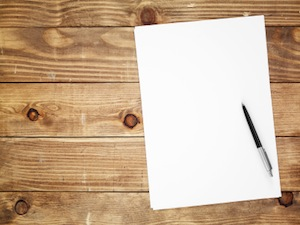
#> input picture test4.jpg, 300 x 225 px
$ python test.py   (Python 2 division)
#> lines starting #> are read from the running program, lines starting #| are printed output that depends on the picture; after the words box and inside, x2 and y2 are one past the last pixel; in counts of white or black regions, pixels touching at a corner belong together
import cv2
import numpy as np
from matplotlib import pyplot as plt
import math
import pdb
import sys
from sets import Set

PLOT=False

def normalized(a, axis=-1, order=2):
    l2 = np.atleast_1d(np.linalg.norm(a, order, axis))
    l2[l2==0] = 1
    return a / np.expand_dims(l2, axis)

#Computes the angle between the vectors a and b traced from a counter clockwise
def angle(a,b):
    a = normalized(a)
    b = normalized(b)
    v = min(np.vdot(a,b),1)
    if(v >= 0):
        return math.acos(v)
    else:
        return math.pi*2 - math.acos(v)

def box(width,height):
    return [np.array([0,height]),np.array([width,height]),np.array([width,0]),np.array([0,0])]

# [19 lines of commented-out code are left out]
img = cv2.imread('./test4.jpg')
#> img is the input picture: shape (225, 300, 3); mean B, G, R 149.5, 175.9, 202
orig = img.copy()
scale_ratio = 1
if img.shape[0]*img.shape[1] > 250000:
    scale_ratio = 500.0/img.shape[0]
    img = cv2.resize(img, (int(img.shape[1]*scale_ratio),int(img.shape[0]*scale_ratio)))
size = img.shape
#> size = (225, 300, 3)
print size
#| (225, 300, 3)
#Convert to lab space
lab = cv2.cvtColor(img, cv2.COLOR_RGB2LAB)
#> lab: shape (225, 300, 3); mean of channels 0, 1, 2 179.2, 126.2, 111.4

#Medial blur proportional to image size
blur_size = lab.shape[0]/50
#> blur_size = 4
blur_size += 1 if (blur_size % 2 == 0) else 0
#> blur_size = 5
blurred_lab = cv2.medianBlur(lab, blur_size)
#> blurred_lab: shape (225, 300, 3); mean of channels 0, 1, 2 180, 126.2, 111.4

#Compute distances to center value
key_value = blurred_lab[size[0]/2,size[1]/2,:]
#> key_value = [253, 128, 128]
shifted = blurred_lab.astype(np.float32) - key_value.reshape((1,1,3))
#> shifted: shape (225, 300, 3) float32; mean of channels 0, 1, 2 -72.97, -1.8, -16.58
for i in range(0,3):
    shifted[:,:,i] = np.multiply(shifted[:,:,i],shifted[:,:,i])
#> shifted: shape (225, 300, 3) float32; mean of channels 0, 1, 2 8437.4, 10, 429.7
diff = np.sqrt(np.sum(shifted,2)).astype(np.uint8)
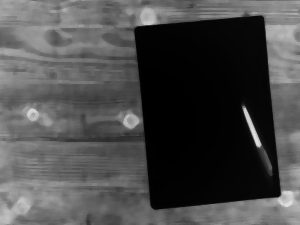
#> diff: shape (225, 300); min 0, max 229, mean 74.7

#Compute histogram of differences
histr = cv2.calcHist([diff],[0],None,[256],[0,256])
#> histr = 256 values, max 4518 at index 2, min 0 at index 221, mean 263.7

#Low pass filter the histogram only keeping values which are un scaled from the convolution
# i.e. each value from the contributing to the convolved value is valid in the original
window_width = 12
conv_size = 2*window_width + 1
histr_c = np.convolve(histr.transpose()[0],np.ones(conv_size)/conv_size,'valid')
#> histr_c = 232 values, max 924.4 at index 0, min 0 at index 230, mean 208

#Find a peak and a trough after that peak, which is significantly lower than the peak
# Perhaps it would be more stable to simply low pass more and ignore the depth of the trough
trough = -1
peak = -1
if(histr_c[1] <= histr_c[0]):
    peak = 0
for i in range(1,len(histr_c)-1):
    if histr_c[i-1] < histr_c[i] and histr_c[i+1] <= histr_c[i]:
        peak = i
    if peak >= 0 and histr_c[i-1] >= histr_c[i] and histr_c[i+1] > histr_c[i] and histr_c[i] < histr_c[peak]/2:
        trough = i
        break
#> this loop made 20 passes
#> trough on pass 20: 20

#Threshold based on this trough, note the shift from the window size
#The 0th element in the filter histogram is the average of the first 2*window_width + 1 elements
#In the original histogram
regions = cv2.threshold(diff,trough+window_width+1,255,cv2.THRESH_BINARY_INV)

if PLOT:
    plt.plot(histr_c)
    plt.xlim([0,256])
    plt.axvline(x=trough)
    plt.axvline(x=peak)
    # plt.axhline(y=med)
    plt.show()
    plt.subplot(151),plt.imshow(thumb,cmap = 'gray')
    plt.title('Blurred Image'), plt.xticks([]), plt.yticks([])
    plt.subplot(152),plt.imshow(regions[1],cmap = 'gray')
    plt.title('Thresh Image'), plt.xticks([]), plt.yticks([])

#Find contours in the thresholded image
(cnts, _) = cv2.findContours(regions[1].copy(), cv2.RETR_LIST, cv2.CHAIN_APPROX_SIMPLE)
#> cnts = 2 contours; box (x1, y1, x2, y2) and area: (134, 16, 281, 210) 23410, (241, 104, 274, 177) 534
cnts = sorted(cnts, key = cv2.contourArea, reverse = True)[:5]
# loop over the contours
found = False
for c in cnts:
    peri = cv2.arcLength(c, True)
    approx = cv2.approxPolyDP(c, 0.02 * peri, True)
    # if our approximated contour has four points, then we
    # can assume that we have found our screen
    if len(approx) == 4:
        screenCnt = approx
        found = True
        break
#> this loop made 1 pass
#> (peri, screenCnt, found) on pass 1: (638.8, [[261, 16], [134, 29], [154, 209], [279, 195]], True)

if(not found):
    print "no document found"
    plt.show()
    sys.exit()

#Order the 4 points from top left clockwise around
centroid = reduce(lambda a,x: a + x,screenCnt)/4
#> centroid = [[207, 112]]
shifted = [x-centroid for x in screenCnt]
#> shifted = [[[54, -96]], [[-73, -83]], [[-53, 97]], [[72, 83]]]
top_left = max(shifted, key=lambda x: np.vdot(x,[-1,1]))
#> top_left = [[-53, 97]]
ordered = sorted(shifted, key = lambda x: angle(x,top_left))
#> in angle, `b = normalized(b)`: b = [[-0.479, 0.878]]
#> in angle, `v = min(np.vdot(a,b),1)`: v = -1
#> ordered = [[[-53, 97]], [[72, 83]], [[54, -96]], [[-73, -83]]]
ordered = [x + centroid for x in ordered]
#> ordered = [[[154, 209]], [[279, 195]], [[261, 16]], [[134, 29]]]
reduced = [x[0] for x in ordered]
#> reduced = [[154, 209], [279, 195], [261, 16], [134, 29]]
src_pts = np.array(reduced).astype(np.float32)
#> src_pts = [[154, 209], [279, 195], [261, 16], [134, 29]]

#scale and start working on original image again
src_pts = src_pts / scale_ratio
#width of the warped image
width = int((src_pts[1][0] - src_pts[0][0] +src_pts[2][0] - src_pts[3][0])/2)
#> width = 126
#height of the warped image
height = int((src_pts[0][1] - src_pts[3][1] +src_pts[1][1] - src_pts[2][1])/2)
#> height = 179
#Desired shape of the output
out_pts = np.array(box(width,height)).astype(np.float32)
#> out_pts = [[0, 179], [126, 179], [126, 0], [0, 0]]
transform = cv2.getPerspectiveTransform(src_pts,out_pts)
#> transform = [[0.964, -0.107, -126.1], [0.0981, 0.959, -40.96], [-6e-05, -7.47e-05, 1]]

#Perform warp and convert to greyscale
warped = cv2.warpPerspective(orig, transform, (width,height))
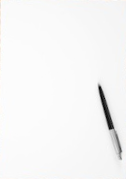
#> warped: shape (179, 126, 3); mean B, G, R 246.1, 246.1, 246.2
warped_gray = cv2.cvtColor(warped, cv2.COLOR_RGB2GRAY)

#Adaptive threshold to get final image
kernel_size = warped_gray.shape[0]/30
#> kernel_size = 5
kernel_size += 1 if kernel_size % 2 == 0 else 0
final = cv2.adaptiveThreshold(warped_gray,255,cv2.ADAPTIVE_THRESH_GAUSSIAN_C,cv2.THRESH_BINARY,kernel_size,15)
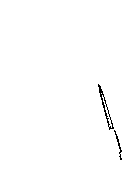
#> final: shape (179, 126); 99.2% white; black in thin lines or dots, all inside (x1, y1, x2, y2) = (98, 84, 122, 160)

dots = orig.copy()
for p in src_pts:
    cv2.circle(dots,tuple(p),20,(255,0,0),20)
#> this loop made 4 passes
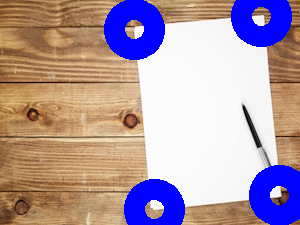
#> dots: shape (225, 300, 3); 13.62% of pixels changed, all inside (x1, y1, x2, y2) = (104, 0, 300, 225)

cv2.imwrite('final.png',final)
if PLOT:
    plt.subplot(153),plt.imshow(dots,cmap = 'gray')
    plt.title('Dots Image'), plt.xticks([]), plt.yticks([])
    plt.subplot(154),plt.imshow(warped,cmap = 'gray')
    plt.title('Warped Image'), plt.xticks([]), plt.yticks([])
    plt.subplot(155),plt.imshow(final,cmap = 'gray')
    plt.title('Final Image'), plt.xticks([]), plt.yticks([])
    plt.show()
else:
    plt.imshow(final,cmap = 'gray')
    plt.title('Final Image'), plt.xticks([]), plt.yticks([])
    plt.show()

$ run again, with test2.jpg copied over test4.jpg
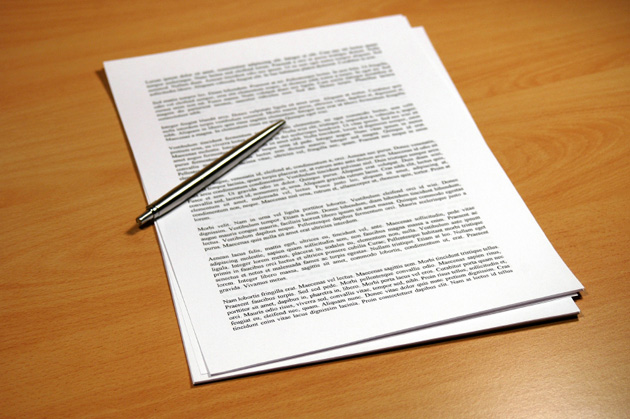
#> input picture test2.jpg, 630 x 419 px
#> img is the input picture: shape (419, 630, 3); mean B, G, R 124.5, 162, 197.3
#> img: shape (499, 751, 3)
#| (499, 751, 3)
#> lab: shape (499, 751, 3); mean of channels 0, 1, 2 166.1, 128.3, 105.9
#> blurred_lab: shape (499, 751, 3); mean of channels 0, 1, 2 168.1, 128.3, 105.9
#> key_value = [202, 127, 128]
#> histr = 256 values, max 8708 at index 93, min 0 at index 189, mean 1463.9
#> histr_c = 232 values, max 5440 at index 79, min 0 at index 197, mean 1492.3
#> the loop `for i in range(1,len(histr_c)-1):` made 52 passes
#> peak on pass 27: 27
#> cnts = 5 contours, 2 with area under 20; largest, box (x1, y1, x2, y2) and area: (123, 17, 695, 455) 161138, (508, 388, 751, 499) 19726, (205, 184, 279, 235) 75
#> the loop `for c in cnts:` made 5 passes
#> (peri, screenCnt, found) on pass 5: (5.66, [[676, 390], [677, 389], [678, 390], [677, 391]], True)
#> centroid = [[677, 390]]
#> `shifted = [x-centroid for x in screenCnt]`: shifted = [[[-1, 0]], [[0, -1]], [[1, 0]], [[0, 1]]]
#> top_left = [[-1, 0]]
#> l2 = [1]
#> a = [[-1, 0]]
#> v = 1
#> `ordered = sorted(shifted, key = lambda x: angle(x,top_left))`: ordered = [[[-1, 0]], [[0, -1]], [[0, 1]], [[1, 0]]]
#> `ordered = [x + centroid for x in ordered]`: ordered = [[[676, 390]], [[677, 389]], [[677, 391]], [[678, 390]]]
#> reduced = [[676, 390], [677, 389], [677, 391], [678, 390]]
#> `src_pts = src_pts / scale_ratio`: src_pts = [[566.5, 326.8], [567.3, 326], [567.3, 327.7], [568.2, 326.8]]
#> width = 0
#> out_pts = [[0, 0], [0, 0], [0, 0], [0, 0]]
#> transform = [[2.01e-33, -5.79e-34, 1.32e-51], [6.64e-34, 1.12e-33, -1.74e-48], [0.707, 0.707, -2.57e-17]]
#> `warped = cv2.warpPerspective(orig, transform, (width,height))`:
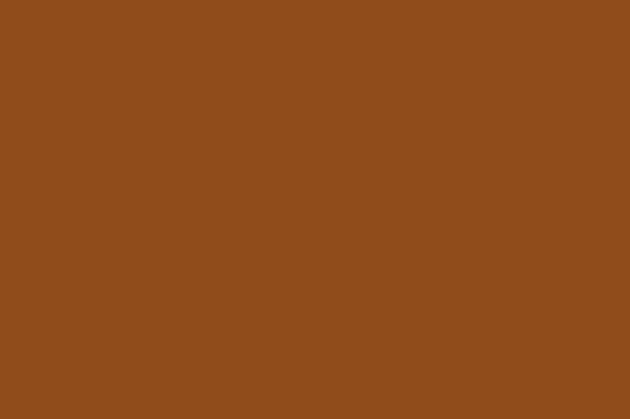
#> warped: shape (419, 630, 3); mean B, G, R 27, 77, 143
#> warped_gray: shape (419, 630); every value is 70
#> final: shape (419, 630); every value is 255
#> the loop `for p in src_pts:` made 4 passes
#> after the loop `for p in src_pts:`:
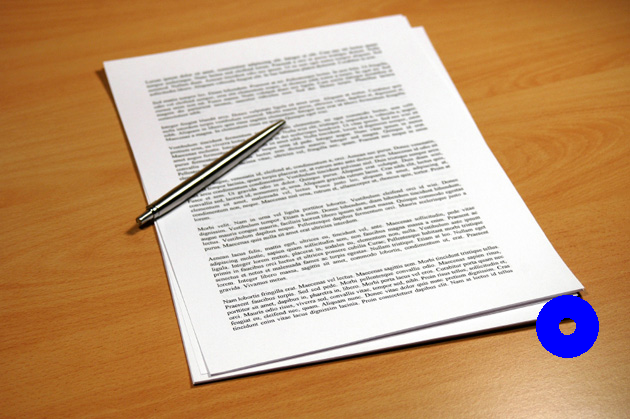
#> dots: shape (419, 630, 3); 1.09% of pixels changed, all inside (x1, y1, x2, y2) = (536, 295, 599, 358)

$ run again, with test3.jpg copied over test4.jpg
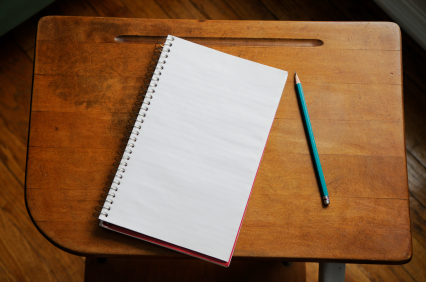
#> input picture test3.jpg, 426 x 282 px
#> img is the input picture: shape (282, 426, 3); mean B, G, R 69.4, 98.9, 135.4
#| (282, 426, 3)
#> lab: shape (282, 426, 3); mean of channels 0, 1, 2 102.9, 132.1, 104.8
#> blurred_lab: shape (282, 426, 3); mean of channels 0, 1, 2 103.1, 132, 104.8
#> key_value = [224, 129, 129]
#> histr = 256 values, max 4295 at index 2, min 0 at index 220, mean 469.3
#> histr_c = 232 values, max 1090.5 at index 158, min 0 at index 225, mean 433.9
#> the loop `for i in range(1,len(histr_c)-1):` made 34 passes
#> trough on pass 34: 34
#> cnts = 2 contours, 1 with area under 20; largest, box (x1, y1, x2, y2) and area: (100, 36, 288, 261) 25420
#> the loop `for c in cnts:` made 1 pass
#> (peri, screenCnt, found) on pass 1: (702.6, [[168, 36], [100, 218], [226, 260], [287, 73]], True)
#> centroid = [[195, 146]]
#> `shifted = [x-centroid for x in screenCnt]`: shifted = [[[-27, -110]], [[-95, 72]], [[31, 114]], [[92, -73]]]
#> top_left = [[-95, 72]]
#> b = [[-0.797, 0.604]]
#> v = -0.397
#> `ordered = sorted(shifted, key = lambda x: angle(x,top_left))`: ordered = [[[-95, 72]], [[31, 114]], [[92, -73]], [[-27, -110]]]
#> `ordered = [x + centroid for x in ordered]`: ordered = [[[100, 218]], [[226, 260]], [[287, 73]], [[168, 36]]]
#> reduced = [[100, 218], [226, 260], [287, 73], [168, 36]]
#> width = 122
#> height = 184
#> out_pts = [[0, 184], [122, 184], [122, 0], [0, 0]]
#> transform = [[0.942, 0.352, -171], [-0.304, 0.978, 15.87], [-2.73e-06, 0.000365, 1]]
#> `final = cv2.adaptiveThreshold(warped_gray,255,cv2.ADAPTIVE_THRESH_GAUS..`:
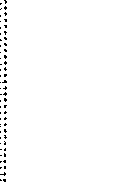
#> final: shape (184, 122); 98.8% white; black in thin lines or dots, all inside (x1, y1, x2, y2) = (0, 0, 7, 182)
#> the loop `for p in src_pts:` made 4 passes
#> after the loop `for p in src_pts:`:
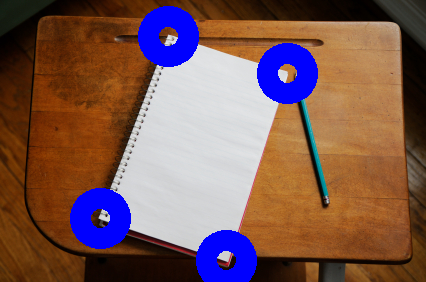
#> dots: shape (282, 426, 3); 8.6% of pixels changed, all inside (x1, y1, x2, y2) = (70, 6, 318, 282)
